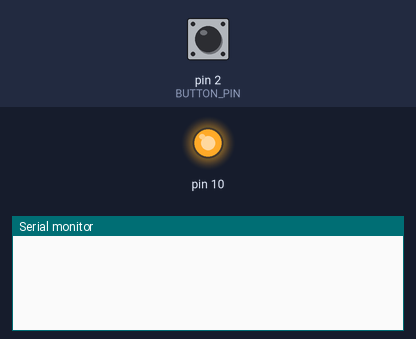
Simulated run of this sketch. Board: Arduino Uno, built with avr-gcc and run on an emulated ATmega328P. On the bench: output pins drawn as LEDs (lit = HIGH), the last lines printed to the serial monitor. The test bench sets the inputs (shaded band); at power-on: pin 2 (BUTTON_PIN) HIGH.

Above: at 1.2 s.
1.3 s: pin 2 (BUTTON_PIN) pulled LOW for 0.15 s
At 1.43 s:
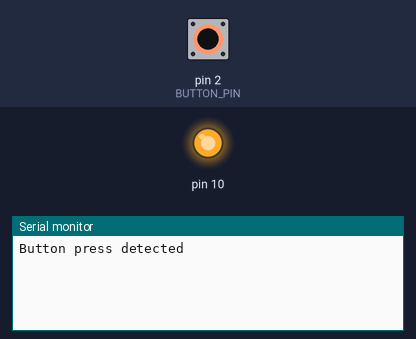
At 2.1 s:
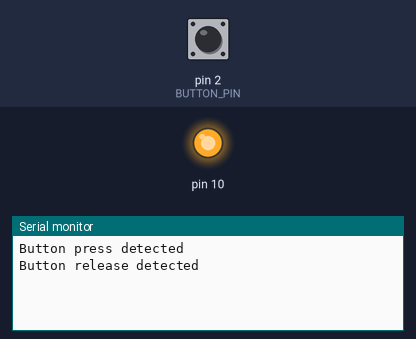

Measured:
- after the input at 1.3 s, the serial monitor: prints a new line at once (image 1)

The sketch:

controller.ino
```cpp
#include <SPI.h>

#define BUTTON_PIN 2

uint8_t prevButtonState = HIGH;

void setup() {
  Serial.begin(9600);
  pinMode(BUTTON_PIN, INPUT_PULLUP);

  SPI.begin();
  SPI.beginTransaction(SPISettings(4000000, MSBFIRST, SPI_MODE2));
  digitalWrite(SS, HIGH);
}

// requires software debounce if no hardware debounce in place
bool buttonIsPressed() {
  uint8_t val = digitalRead(BUTTON_PIN);

  if (val == LOW && prevButtonState == HIGH) {
    Serial.println("Button press detected");
    prevButtonState = LOW;
    return true;
  } else if (val == HIGH && prevButtonState == LOW) {
    Serial.println("Button release detected");
    prevButtonState = HIGH;
  }
  return false;
}

void loop() {
  if (buttonIsPressed()) {
    digitalWrite(SS, LOW);
    SPI.transfer(0);
    digitalWrite(SS, HIGH);
  }
}
```
